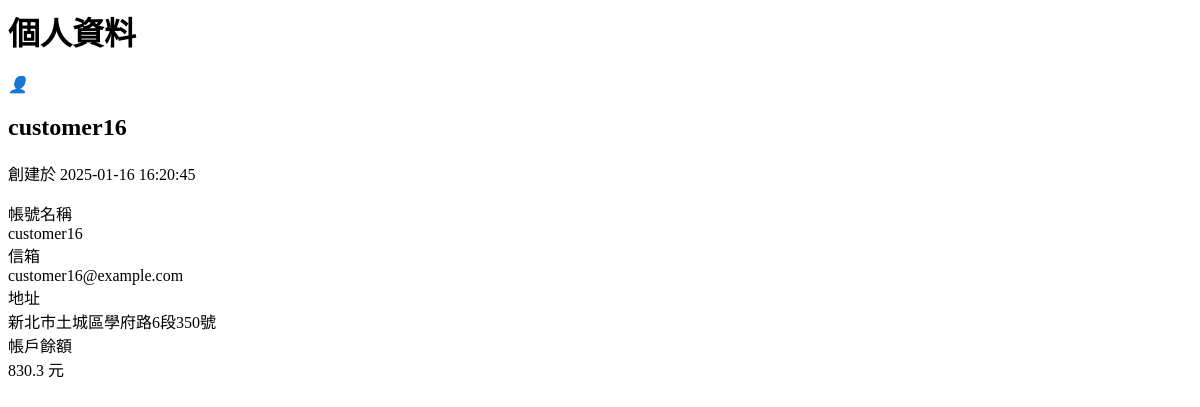
/customer/profile (signed in), run on an earlier commit of the app's database.
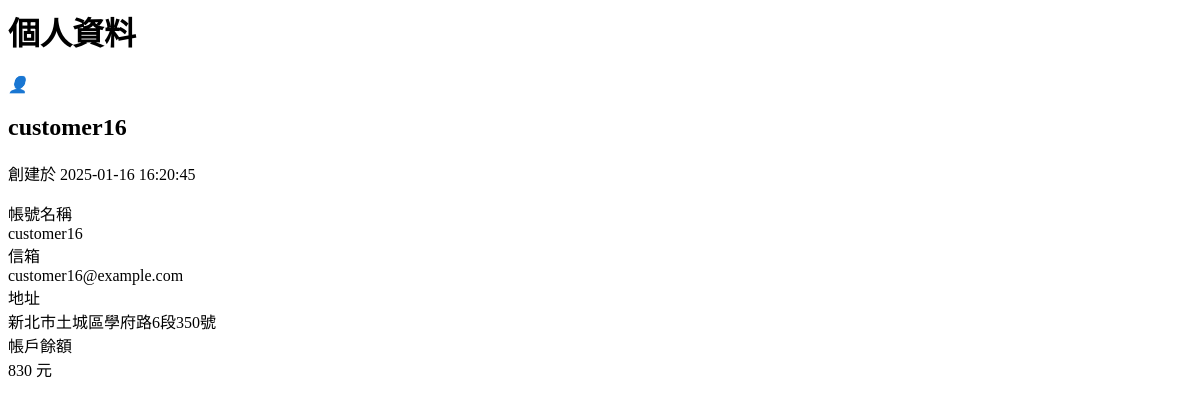
And on a later commit of the database.
### tables this page shows
CREATE TABLE customer (
  user_id INTEGER NOT NULL,
  email TEXT UNIQUE,
  address TEXT,
  balance INTEGER NOT NULL DEFAULT 1000,
  FOREIGN KEY (user_id) REFERENCES users (user_id)
);

### app/route/customer_routes.py (the view)
@customer_bp.route('/customer/profile')
def customer_profile_page():
    if not session.get('logged_in') or session.get('user_type') != 'customer':
        return redirect('/')
    user_id = session.get('user_id')
    profile = get_customer_profile_by_user_id(user_id) if user_id else None
    return render_template('customer/profile.html', profile=profile)

### app/service/customer_service.py (called while the page is built)
def get_customer_profile_by_user_id(user_id):
    db = get_db()
    profile = db.execute(
        'SELECT u.user_id, u.name, u.created_at, c.email, c.address, c.balance '
        'FROM users u '
        'LEFT JOIN customer c ON u.user_id = c.user_id '
        'WHERE u.user_id = ? AND u.user_type = "customer"',
        (user_id,)
    ).fetchone()
    return profile

### app/util/db.py (called while the page is built)
def get_db():
    if 'db' not in g:
        os.makedirs(os.path.dirname(current_app.config['DATABASE']), exist_ok=True)
        g.db = sqlite3.connect(
            current_app.config['DATABASE'],
            detect_types=sqlite3.PARSE_DECLTYPES
        )
        g.db.row_factory = sqlite3.Row
    return g.db

### app/templates/customer/profile.html
<div class="profile-wrapper">
  <div id="profile-page" class="profile-page">
    <h1>個人資料</h1>
    <div class="profile-container">
        {% if profile %}
        <div class="profile-content">
            <div class="profile-header">
                <div class="profile-avatar">
                    <i class="profile-icon">👤</i>
                </div>
                <div class="profile-name">
                    <h2>{{ profile.name }}</h2>
                    <p class="profile-since">創建於 {{ profile.created_at }}</p>
                </div>
            </div>
            <div class="profile-info-section">
                <div class="profile-info-row">
                    <div class="profile-info-item">
                        <div class="info-label">帳號名稱</div>
                        <div class="info-value">{{ profile.name }}</div>
                    </div>
                    <div class="profile-info-item">
                        <div class="info-label">信箱</div>
                        <div class="info-value">{{ profile.email or '未設定' }}</div>
                    </div>
                </div>
                <div class="profile-info-row">
                    <div class="profile-info-item">
                        <div class="info-label">地址</div>
                        <div class="info-value">{{ profile.address or '未設定' }}</div>
                    </div>
                </div>
            </div>
            <div class="profile-balance-section">
                <div class="balance-label">帳戶餘額</div>
                <div class="balance-value">{{ profile.balance }} 元</div>
            </div>
        </div>
        {% else %}
        <div class="no-profile-message">
            <p>查無此帳號</p>
        </div>
        {% endif %}
    </div>
  </div>
</div>

What changed in the data, as far as the page shows it:
changed customer "customer16@example.com": balance "830.3" → "830"
